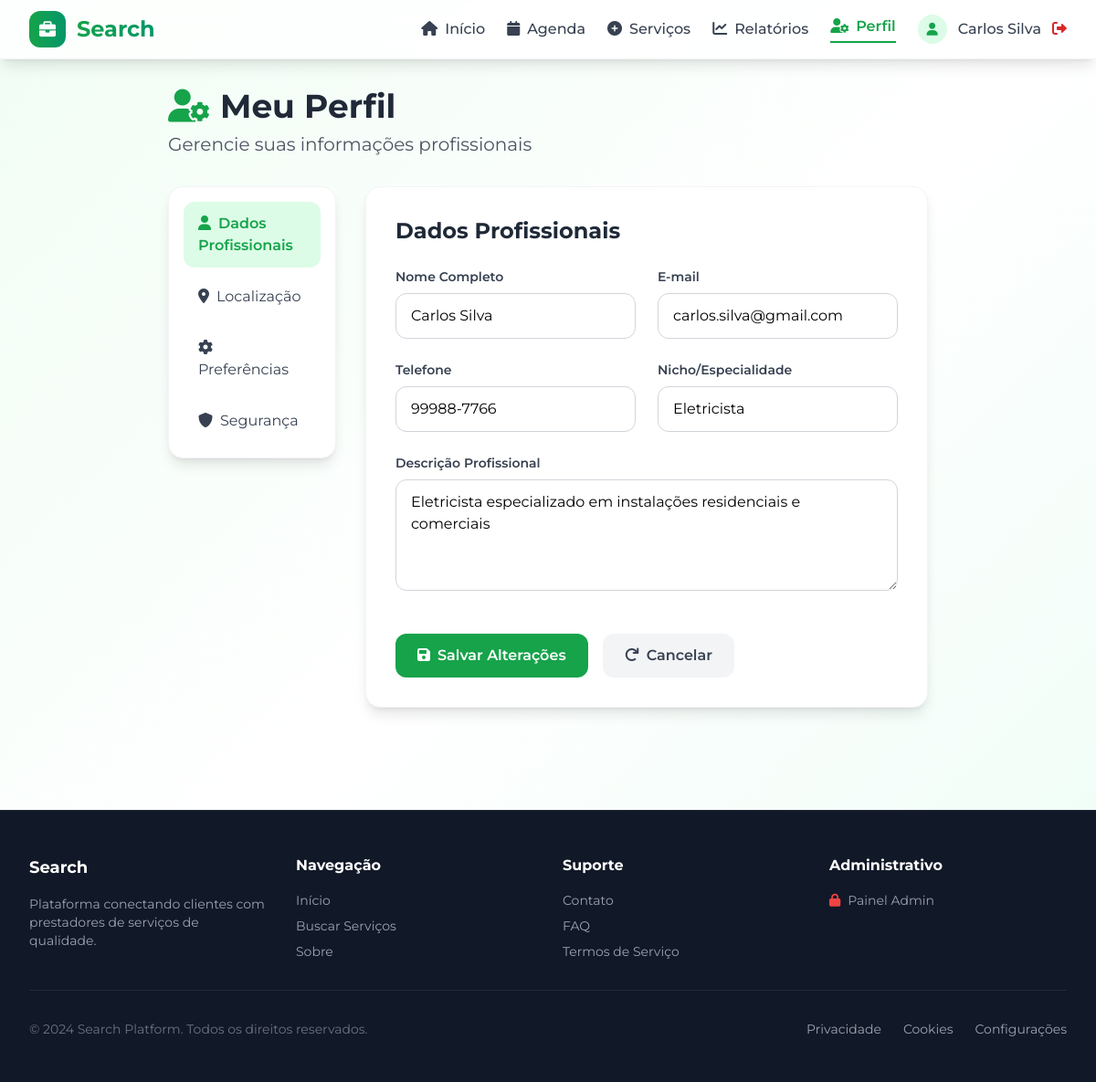
The page /pags/perfil_prestador.php (signed in) on the database its author committed.
### tables this page shows
CREATE TABLE IF NOT EXISTS `prestadores` (
    `id` INT AUTO_INCREMENT PRIMARY KEY,
    `nome` VARCHAR(255) NOT NULL,
    `email` VARCHAR(255) NOT NULL UNIQUE,
    `senha` VARCHAR(255) NOT NULL,
    `telefone` VARCHAR(20),
    `endereco` VARCHAR(255),
    `nicho` VARCHAR(255),  
    `categoria_id` INT DEFAULT NULL,
    `horario_inicio` TIME DEFAULT '08:00:00',
    `horario_fim` TIME DEFAULT '18:00:00',
    `descricao` TEXT,
    `foto` VARCHAR(255),
    `criado_em` TIMESTAMP DEFAULT CURRENT_TIMESTAMP
);

### pags/perfil_prestador.php (the view, shortened to what this page needs)
<?php
include 'connection.php';
$prestador_id = $_SESSION['user_id'];
$stmt = $conn->prepare("SELECT * FROM prestadores WHERE id = ?");
$stmt->bind_param("i", $prestador_id);
$stmt->execute();
$result = $stmt->get_result();
$prestador = $result->fetch_assoc();
?>
<!DOCTYPE html>
<html lang="pt-br">
<head>
  <script src="https://cdn.tailwindcss.com"></script>
  <link href="https://cdnjs.cloudflare.com/ajax/libs/font-awesome/6.0.0/css/all.min.css" rel="stylesheet">
</head>
<body class="bg-gradient-to-br from-green-50 via-white to-emerald-50 min-h-screen">
  <nav class="bg-white/80 backdrop-blur-md shadow-lg fixed w-full z-50 border-b border-gray-100">
    <div class="max-w-7xl mx-auto px-4 sm:px-6 lg:px-8">
      <div class="flex justify-between h-16">
        <div class="flex-shrink-0 flex items-center">
          <div class="flex items-center space-x-3">
            <div class="w-10 h-10 bg-gradient-to-r from-green-600 to-emerald-600 rounded-xl flex items-center justify-center">
              <i class="fas fa-briefcase text-white text-lg"></i>
            </div>
            <span class="text-2xl font-bold bg-gradient-to-r from-green-600 to-emerald-600 bg-clip-text text-transparent">Search</span>
          </div>
        </div>
        <div class="hidden md:flex space-x-6 items-center">
          <a href="dashboard_prestador.php" class="text-gray-700 hover:text-green-600 font-medium transition-colors">
            <i class="fas fa-home mr-2"></i>Início
          </a>
          <a href="agenda_prestador.php" class="text-gray-700 hover:text-green-600 font-medium transition-colors">
            <i class="fas fa-calendar mr-2"></i>Agenda
          </a>
          <a href="cadastrar_servicos.php" class="text-gray-700 hover:text-green-600 font-medium transition-colors">
            <i class="fas fa-plus-circle mr-2"></i>Serviços
          </a>
          <a href="relatorios.php" class="text-gray-700 hover:text-green-600 font-medium transition-colors">
            <i class="fas fa-chart-line mr-2"></i>Relatórios
          </a>
          <a href="perfil_prestador.php" class="text-green-600 font-semibold border-b-2 border-green-600 pb-1">
            <i class="fas fa-user-cog mr-2"></i>Perfil
          </a>
          <div class="flex items-center space-x-3">
            <div class="w-8 h-8 bg-green-100 rounded-full flex items-center justify-center">
              <i class="fas fa-user text-green-600 text-sm"></i>
            </div>
            <span class="text-gray-700 font-medium"><?php echo htmlspecialchars($_SESSION['user_name'] ?? 'Prestador'); ?></span>
            <a href="logout.php" class="text-red-600 hover:text-red-700 font-medium transition-colors">
              <i class="fas fa-sign-out-alt"></i>
            </a>
          </div>
        </div>
      </div>
    </div>
  </nav>
  <div class="pt-24 pb-12">
    <div class="max-w-4xl mx-auto px-4 sm:px-6 lg:px-8">
      <div class="mb-8">
        <h1 class="text-4xl font-bold text-gray-800 mb-2">
          <i class="fas fa-user-cog text-green-600 mr-3"></i>Meu Perfil
        </h1>
        <p class="text-xl text-gray-600">Gerencie suas informações profissionais</p>
      </div>
      <div class="grid grid-cols-1 md:grid-cols-4 gap-8">
        <div class="md:col-span-1">
          <div class="bg-white rounded-2xl shadow-lg p-4 border border-gray-100 sticky top-24">
            <nav class="space-y-2">
              <button class="tab-nav w-full text-left px-4 py-3 rounded-xl bg-green-100 text-green-600 font-semibold transition-colors" data-tab="dados">
                <i class="fas fa-user mr-2"></i>Dados Profissionais
              </button>
              <button class="tab-nav w-full text-left px-4 py-3 rounded-xl text-gray-700 hover:bg-gray-100 transition-colors" data-tab="endereco">
                <i class="fas fa-map-marker-alt mr-2"></i>Localização
              </button>
              <button class="tab-nav w-full text-left px-4 py-3 rounded-xl text-gray-700 hover:bg-gray-100 transition-colors" data-tab="preferencias">
                <i class="fas fa-cog mr-2"></i>Preferências
              </button>
              <button class="tab-nav w-full text-left px-4 py-3 rounded-xl text-gray-700 hover:bg-gray-100 transition-colors" data-tab="seguranca">
                <i class="fas fa-shield-alt mr-2"></i>Segurança
              </button>
            </nav>
          </div>
        </div>
        <div class="md:col-span-3 space-y-6">
          <div id="dados-tab" class="tab-content bg-white rounded-2xl shadow-lg p-8 border border-gray-100">
            <h2 class="text-2xl font-bold text-gray-800 mb-6">Dados Profissionais</h2>
            <form id="form-dados" class="space-y-6">
              <div class="grid grid-cols-1 md:grid-cols-2 gap-6">
                <div>
                  <label for="nome" class="block text-sm font-semibold text-gray-700 mb-2">Nome Completo</label>
                  <input type="text" id="nome" name="nome" value="<?php echo htmlspecialchars($prestador['nome']); ?>"
                         required class="w-full px-4 py-3 border border-gray-300 rounded-xl focus:ring-2 focus:ring-green-500 focus:border-green-500">
                </div>
                <div>
                  <label for="email" class="block text-sm font-semibold text-gray-700 mb-2">E-mail</label>
                  <input type="email" id="email" name="email" value="<?php echo htmlspecialchars($prestador['email']); ?>"
                         required class="w-full px-4 py-3 border border-gray-300 rounded-xl focus:ring-2 focus:ring-green-500 focus:border-green-500">
                </div>
              </div>
              <div class="grid grid-cols-1 md:grid-cols-2 gap-6">
                <div>
                  <label for="telefone" class="block text-sm font-semibold text-gray-700 mb-2">Telefone</label>
                  <input type="tel" id="telefone" name="telefone" value="<?php echo htmlspecialchars($prestador['telefone'] ?? ''); ?>"
                         class="w-full px-4 py-3 border border-gray-300 rounded-xl focus:ring-2 focus:ring-green-500 focus:border-green-500"
                         placeholder="(11) 99999-9999">
                </div>
                <div>
                  <label for="nicho" class="block text-sm font-semibold text-gray-700 mb-2">Nicho/Especialidade</label>
                  <input type="text" id="nicho" name="nicho" value="<?php echo htmlspecialchars($prestador['nicho'] ?? ''); ?>"
                         required class="w-full px-4 py-3 border border-gray-300 rounded-xl focus:ring-2 focus:ring-green-500 focus:border-green-500"
                         placeholder="Ex: Encanador, Eletricista, Designer">
                </div>
              </div>
              <div>
                <label for="descricao" class="block text-sm font-semibold text-gray-700 mb-2">Descrição Profissional</label>
                <textarea id="descricao" name="descricao" rows="4"
                          class="w-full px-4 py-3 border border-gray-300 rounded-xl focus:ring-2 focus:ring-green-500 focus:border-green-500"
                          placeholder="Descreva seu trabalho, experiência e principais qualificações..."><?php echo htmlspecialchars($prestador['descricao'] ?? ''); ?></textarea>
              </div>
              <div class="flex space-x-4 pt-4">
                <button type="submit" class="bg-green-600 text-white px-6 py-3 rounded-xl hover:bg-green-700 transition-colors font-semibold">
                  <i class="fas fa-save mr-2"></i>Salvar Alterações
                </button>
                <button type="reset" class="bg-gray-100 text-gray-700 px-6 py-3 rounded-xl hover:bg-gray-200 transition-colors font-semibold">
                  <i class="fas fa-redo mr-2"></i>Cancelar
                </button>
              </div>
            </form>
          </div>
        </div>
      </div>
    </div>
  </div>
  <?php include 'footer.php'; ?>
</body>
</html>

### pags/perfil_prestador.php (style rules this page uses)
body { font-family: 'Montserrat', sans-serif; }

### rows shown on the page
prestadores: nome "Carlos Silva", email "carlos.silva@gmail.com", telefone "99988-7766", nicho "Eletricista", descricao "Eletricista especializado em instalações residenciais e comerciais"

### other values the page prints
$_SESSION['user_name'] "Carlos Silva"
